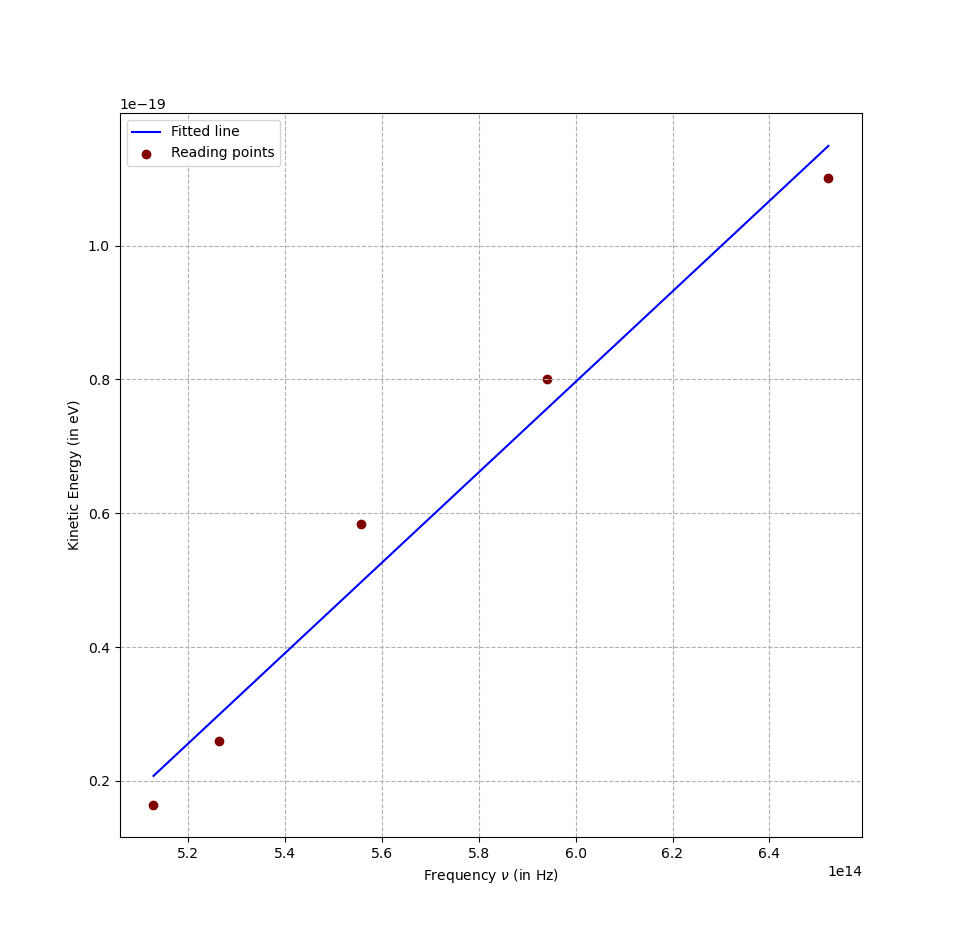

Here is the Python script that generated this plot:
import matplotlib.pyplot as plt
import numpy as np
import pandas as pd
from sklearn.linear_model import LinearRegression as lr

xs = pd.read_csv("F:\Ishu\Modern Physics\pc.csv")

x = np.array(xs["x"]).reshape(-1,1)
y = np.array(xs["y"])
y_cal = []

ols = lr().fit(x, y)
ols_slope = float(ols.coef_)
ols_intc = ols.intercept_

for i in range(len(x)):
    y_cal.append(ols_slope*x[i] + ols_intc)

plt.plot(x,y_cal,c = "blue",label = "Fitted line")
plt.scatter(x,y,c = "maroon",label = "Reading points")
plt.ylabel("Kinetic Energy (in eV)")
plt.xlabel("Frequency $\\nu$ (in Hz)")
plt.grid(ls = "--")
plt.legend()
plt.show()
